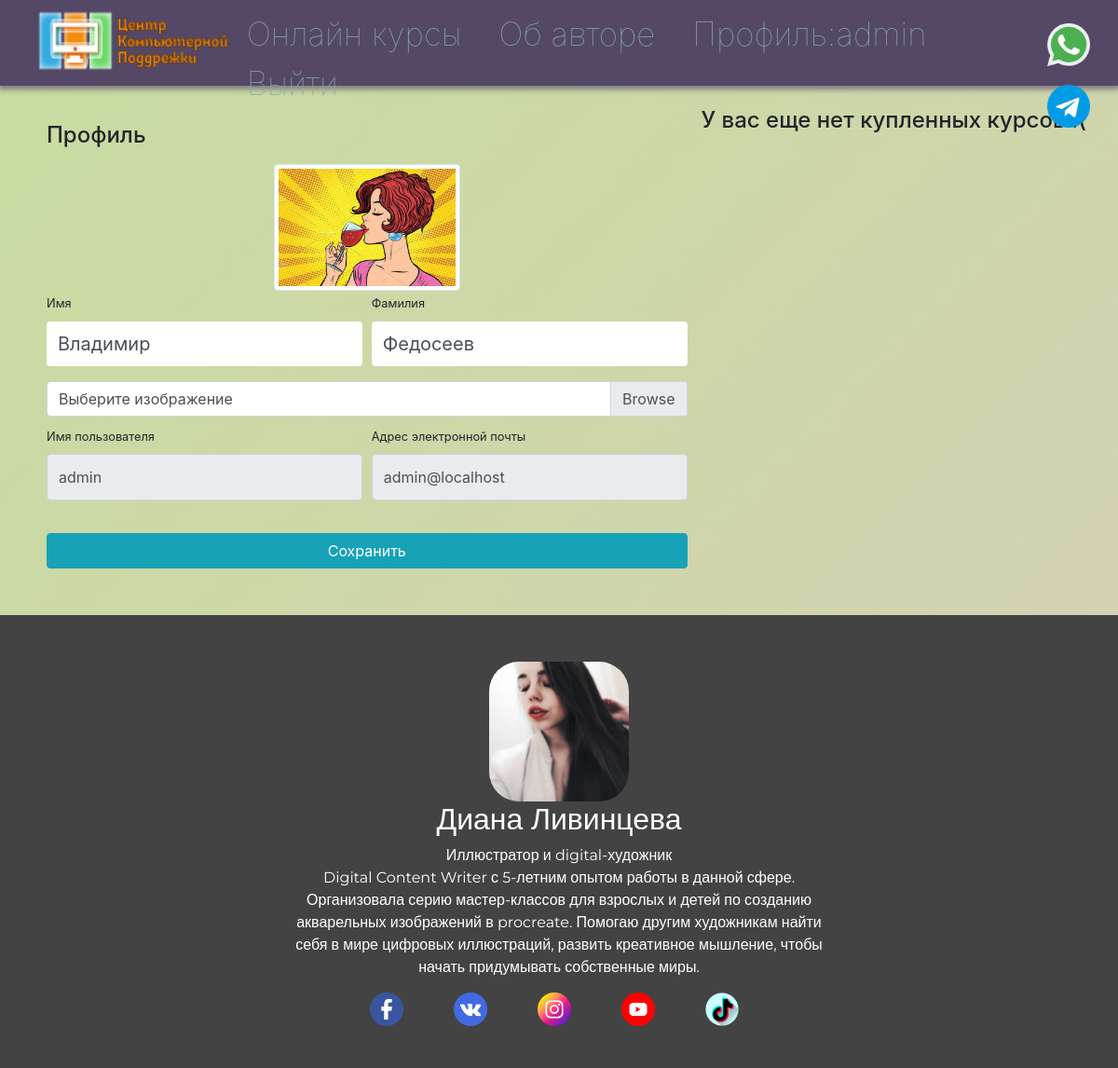
Before: /users/profile/ (signed in) with the older database file.
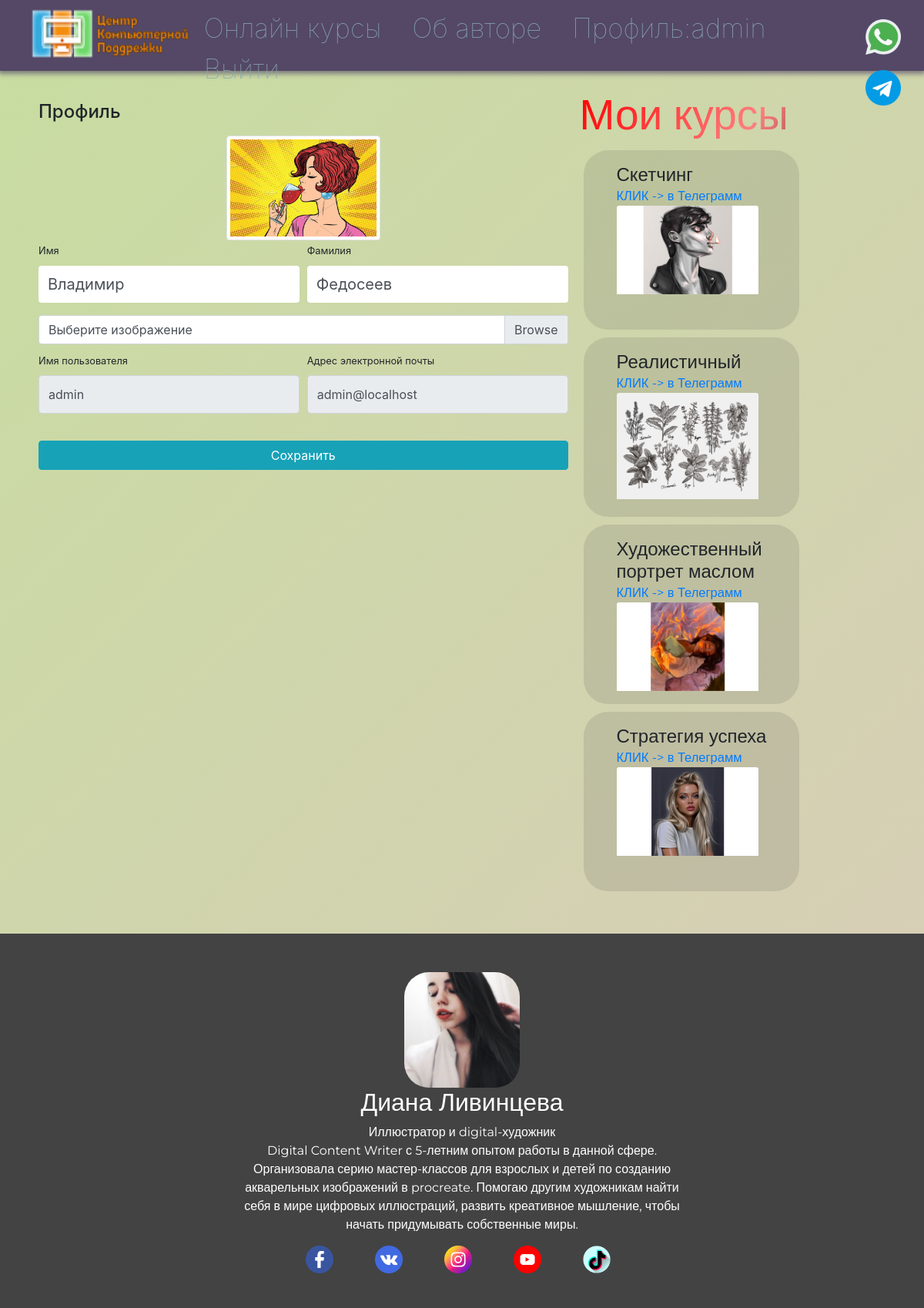
After: the same page with the newer database file.
### school/models.py (models this page shows, shortened)
class MyCourses(models.Model):
    user = models.ForeignKey(User, on_delete=models.CASCADE)
    course = models.ForeignKey(AllCourses, on_delete=models.CASCADE)
    create_buy = models.DateTimeField(auto_now_add=True)
    class Meta:
        verbose_name = 'Купленный курс'
        verbose_name_plural = 'Купленные курсы'

class AllCourses(models.Model):
    name = models.CharField(max_length=256, verbose_name='Название курса')
    image = models.ImageField(upload_to='school_images', blank=True, verbose_name='Изображение')
    image_desc = models.TextField(blank=True, verbose_name='Описание картинки')
    description = models.TextField(blank=True, verbose_name='Описание')
    tg_url = models.CharField(max_length=300, default='#', verbose_name='Курс в телеграмм')
    price = models.DecimalField(max_digits=8, decimal_places=2, default=0, verbose_name='Цена')
    class Meta:
        verbose_name = 'Курс'
        verbose_name_plural = 'Курсы'

### users/views.py (the view)
# urls.py: path('profile/', views.profile, name='profile'),
@login_required(login_url='/users/login/')
def profile(request):
    user = request.user
    if request.method == 'POST':
        form = UserProfileForm(data=request.POST, files=request.FILES, instance=user)
        if form.is_valid():
            form.save()
            return redirect('profile')
    else:
        form = UserProfileForm(instance=user)
    context = {
        'form': form,
        'my_courses': MyCourses.objects.filter(user=user)
    }
    return render(request, 'users/profile.html', context)

### users/forms.py
class UserProfileForm(UserChangeForm):
    username = forms.CharField(widget=forms.TextInput(attrs={'readonly': True}))
    email = forms.CharField(widget=forms.EmailInput(attrs={'readonly': True}))
    image = forms.ImageField(widget=forms.FileInput(), required=False)
    def __init__(self, *args, **kwargs):
        super(UserProfileForm, self).__init__(*args, **kwargs)
        for field in self.fields.values():
            field.widget.attrs['class'] = 'form-control py-4'
        self.fields['image'].widget.attrs['class'] = 'custom-file-input'
    class Meta:
        model = User
        fields = ('username', 'email', 'first_name', 'last_name', 'image')

### users/templates/users/profile.html (shortened to what this page needs)
{% extends 'school/base.html' %}
{% load static %}
{% block content %}
<div class="container2">
    <div class="row">
        <div class="col-lg-7">
            <h4 class="mt-3 mb-3">Профиль</h4>
            <div class="col-lg-12 text-center">
                <img width="200" height="200"
                     src="{% if user.image %} {{ user.image.url }} {% else %} {% static 'vendor/img/users/default.jpg' %} {% endif %}"
                     class="img-thumbnail">
            </div>
            <form action="{% url 'profile' %}" method="post" enctype="multipart/form-data">
                <div class="form-row">
                    <div class="col-lg-6">
                        <div class="form-group">
                            <label class="small mb-1" for="{{ form.first_name.id_for_label }}">Имя</label>
                            {{ form.first_name }}
                        </div>
                    </div>
                    <div class="col-lg-6">
                        <div class="form-group">
                            <label class="small mb-1" for="{{ form.last_name.id_for_label }}">Фамилия</label>
                            {{ form.last_name }}
                        </div>
                    </div>
                </div>
                <div class="form-row mb-2">
                    <div class="col-lg-12">
                        <div class="custom-file">
                            <label class="custom-file-label" for="{{ form.image.id_for_label }}">Выберите изображение</label>
                        </div>
                    </div>
                </div>
                <div class="form-row">
                    <div class="col-lg-6">
                        <label class="small mb-1" for="{{ form.username.id_for_label }}">Имя пользователя</label>
                        {{ form.username }}
                    </div>
                    <div class="col-lg-6">
                        <label class="small mb-1" for="{{ form.email.id_for_label }}">Адрес электронной
                            почты</label>
                        {{ form.email }}
                    </div>
                </div>
                <div class="form-row">
                    <div class="col-lg-12" style="margin-top: 33px;">
                        <input class="btn btn-info btn-block" type="submit" value="Сохранить">
                    </div>
                </div>
            </form>
        </div>
        {% include 'school/my_courses.html' %}
    </div>
</div>
{% endblock %}

### school/templates/school/my_courses.html
{% if my_courses %}
<div class="b_courses">
    <h4 class="mcourse-header">Мои курсы</h4>
    <div class="mcourse-all">
        {% for course in my_courses %}
        <div class="mc-bg">
            <div class="mcourse-list">
                <div class="mcourse-name">
                    <h4>{{ course.course.name }}</h4>
                </div>
                <a href="{{ course.course.tg_url }}">КЛИК -> в Телеграмм</a>
                <div class="mcourse-img">
                    <img class="card-img-top"
                         src="/media/{{ course.course.image }}"
                         alt="">
                </div>
            </div>
        </div>
        {% endfor %}
    </div>
</div>
{% else %}
<div class="course_no">
    <h4>У вас еще нет купленных курсов :(</h4>
</div>
{% endif %}

Changed rows visible on the page:
added MyCourses: course.name "Скетчинг", course.image (picture)
added MyCourses: course.name "Реалистичный", course.image (picture)
added MyCourses: course.name "Художественный портрет маслом", course.image (picture)
added MyCourses: course.name "Стратегия успеха", course.image (picture)
Other visible differences:
text no longer shown: "У вас еще нет купленных курсов :("
text now shown: "Мои курсы"
